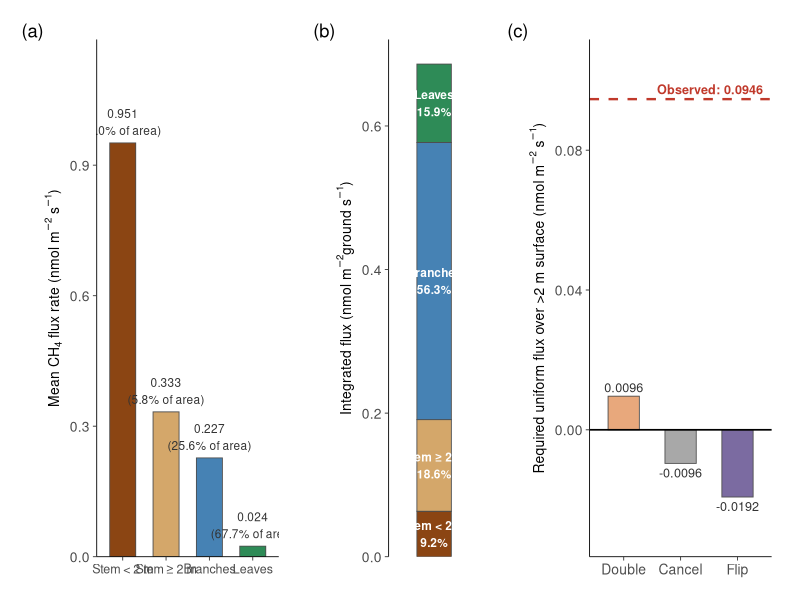
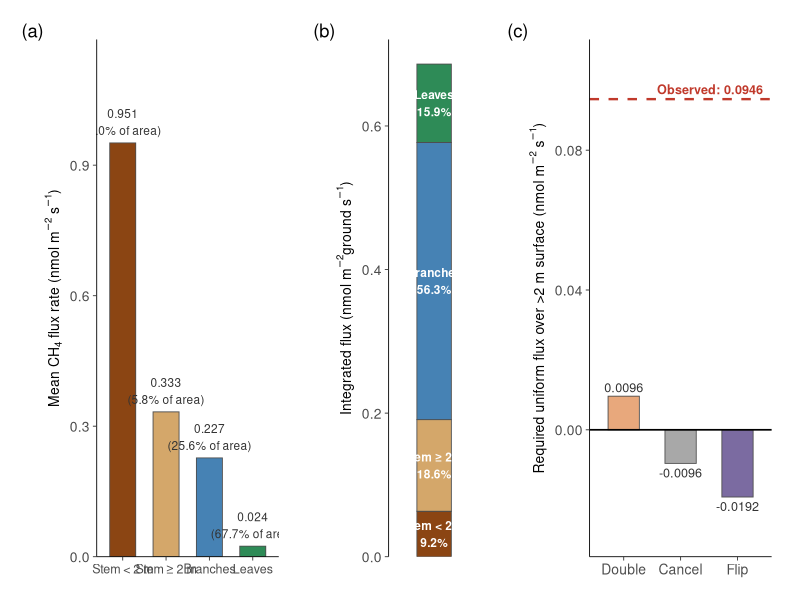

Reproduce these figures in R, in order.
#!/usr/bin/env Rscript
# =============================================================================
# figure_sensitivity_breakeven.R
#
# Sensitivity analysis: stand-level CH₄ budget with vertical truncation at 2 m.
#
# All areas are expressed per m² ground area using Whittaker & Woodwell (1967)
# surface area indices for a temperate deciduous forest:
#   stem bark   = 0.45 m² / m² ground
#   branch bark = 1.70 m² / m² ground
#   LAI         = 4.5  m² / m² ground
#
# The cone taper model (26 m tree, 40 cm DBH) is used ONLY to partition the
# 0.45 m² of stem bark into below-2m vs above-2m fractions. Branches and
# leaves are entirely above 2 m.
#
# Part 1 — STAND-LEVEL BUDGET
#   Multiply observed per-tissue CH₄ flux rates by literature surface area
#   indices to get integrated flux per m² ground for each compartment:
#     (a) stem < 2 m
#     (b) stem ≥ 2 m
#     (c) branches
#     (d) leaves
#
# Part 2 — BREAK-EVEN THRESHOLDS
#   What uniform average flux rate across ALL >2 m surfaces would be needed to:
#     DOUBLE  — double the <2 m integrated emission
#     CANCEL  — exactly offset the <2 m emission (net = 0)
#     FLIP    — make the stand a net sink equal in magnitude to <2 m source
#
# Output: figure_sensitivity_breakeven.pdf/.png + tables to console
# =============================================================================

library(ggplot2)
library(dplyr)
library(tidyr)
library(patchwork)

# ═══════════════════════════════════════════════════════════════════════════════
# 1. SURFACE AREA INDICES (per m² ground)
# ═══════════════════════════════════════════════════════════════════════════════

# Whittaker & Woodwell (1967) stand-level indices
stem_bark_index   <- 0.45   # m² stem bark  / m² ground
branch_bark_index <- 1.70   # m² branch bark / m² ground
leaf_area_index   <- 4.5    # m² leaf / m² ground

# ── Cone taper model (only used to split stem into <2m / ≥2m) ───────────────
# Representative canopy tree: 26 m tall, 40 cm DBH
tree_height      <- 26      # m
dbh              <- 0.40    # m
dbh_height       <- 1.37    # m
base_radius      <- dbh / 2
height_above_dbh <- tree_height - dbh_height

radius_at <- function(h) {
  pmax(0, base_radius * (tree_height - h) / height_above_dbh)
}

cone_lateral_area <- function(h1, h2) {
  r1 <- radius_at(h1)
  r2 <- radius_at(h2)
  slant <- sqrt((h2 - h1)^2 + (r1 - r2)^2)
  pi * (r1 + r2) * slant
}

# Fraction of stem bark below 2 m (from cone geometry)
total_cone_area <- cone_lateral_area(0, tree_height)
cone_below_2m   <- cone_lateral_area(0, 2)
frac_stem_lt2   <- cone_below_2m / total_cone_area  # ~0.148

# ── Stand-level areas (m² surface per m² ground) ────────────────────────────
A_stem_lt2  <- stem_bark_index * frac_stem_lt2           # stem below 2 m
A_stem_ge2  <- stem_bark_index * (1 - frac_stem_lt2)     # stem above 2 m
A_branch    <- branch_bark_index                          # all branches (>2 m)
A_leaf      <- leaf_area_index                            # all leaves (>2 m)
A_gt2_total <- A_stem_ge2 + A_branch + A_leaf             # total >2 m surface
A_total     <- A_stem_lt2 + A_gt2_total                   # total tree surface

cat("═══════════════════════════════════════════════════════════════════\n")
cat("Stand-level surface areas (m² surface per m² ground)\n")
cat("  Whittaker & Woodwell (1967); cone split at 2 m\n")
cat("═══════════════════════════════════════════════════════════════════\n")
cat(sprintf("  Stem < 2 m:     %.4f  (%4.1f%% of total)\n",
            A_stem_lt2, 100 * A_stem_lt2 / A_total))
cat(sprintf("  Stem ≥ 2 m:     %.4f  (%4.1f%%)\n",
            A_stem_ge2, 100 * A_stem_ge2 / A_total))
cat(sprintf("  Branch bark:    %.4f  (%4.1f%%)\n",
            A_branch, 100 * A_branch / A_total))
cat(sprintf("  Leaf area:      %.4f  (%4.1f%%)\n",
            A_leaf, 100 * A_leaf / A_total))
cat(sprintf("  Total:          %.4f\n", A_total))
cat(sprintf("  Total > 2 m:    %.4f  (%4.1f%%)\n\n",
            A_gt2_total, 100 * A_gt2_total / A_total))

# ═══════════════════════════════════════════════════════════════════════════════
# 2. EMPIRICAL FLUX DATA (Harvard Forest)
# ═══════════════════════════════════════════════════════════════════════════════

dat <- read.csv(file.path("data processing", "goFlux_reprocessing",
                           "results", "canopy_flux_goFlux_compiled.csv"),
                stringsAsFactors = FALSE)

dat <- dat %>%
  filter(!(Species == "bg" & Tree_Tag == 3)) %>%
  mutate(Component = ifelse(Type == "leaf (shaded)", "leaf", Type)) %>%
  filter(!is.na(CH4_best.flux), !is.na(Height_m))

# Per-tissue flux summaries
stem_lt2_dat  <- dat %>% filter(Component == "stem", Height_m < 2)
stem_ge2_dat  <- dat %>% filter(Component == "stem", Height_m >= 2)
branch_dat    <- dat %>% filter(Component == "branch")
leaf_dat      <- dat %>% filter(Component == "leaf")

F_stem_lt2   <- mean(stem_lt2_dat$CH4_best.flux, na.rm = TRUE)
F_stem_ge2   <- mean(stem_ge2_dat$CH4_best.flux, na.rm = TRUE)
F_branch     <- mean(branch_dat$CH4_best.flux, na.rm = TRUE)
F_leaf       <- mean(leaf_dat$CH4_best.flux, na.rm = TRUE)

cat("═══════════════════════════════════════════════════════════════════\n")
cat("Empirical per-tissue CH₄ flux rates (nmol m⁻² s⁻¹)\n")
cat("═══════════════════════════════════════════════════════════════════\n")
cat(sprintf("  Stem <2 m:   mean = %.4f  median = %.4f  (n = %d)\n",
            F_stem_lt2,
            median(stem_lt2_dat$CH4_best.flux, na.rm = TRUE),
            nrow(stem_lt2_dat)))
cat(sprintf("  Stem ≥2 m:   mean = %.4f  median = %.4f  (n = %d)\n",
            F_stem_ge2,
            median(stem_ge2_dat$CH4_best.flux, na.rm = TRUE),
            nrow(stem_ge2_dat)))
cat(sprintf("  Branch:      mean = %.4f  median = %.4f  (n = %d)\n",
            F_branch,
            median(branch_dat$CH4_best.flux, na.rm = TRUE),
            nrow(branch_dat)))
cat(sprintf("  Leaf:        mean = %.4f  median = %.4f  (n = %d)\n\n",
            F_leaf,
            median(leaf_dat$CH4_best.flux, na.rm = TRUE),
            nrow(leaf_dat)))

# ═══════════════════════════════════════════════════════════════════════════════
# 3. STAND-LEVEL CH₄ BUDGET
#    Flux rate × area index = integrated flux per m² ground
# ═══════════════════════════════════════════════════════════════════════════════

budget <- tibble(
  compartment = c("Stem < 2 m", "Stem ≥ 2 m", "Branches", "Leaves"),
  flux_rate   = c(F_stem_lt2, F_stem_ge2, F_branch, F_leaf),
  area_index  = c(A_stem_lt2, A_stem_ge2, A_branch, A_leaf)
) %>%
  mutate(
    integrated = flux_rate * area_index,              # nmol m⁻² ground s⁻¹
    pct        = 100 * integrated / sum(integrated)   # % of stand total
  )

# >2 m aggregate
gt2_integrated <- sum(budget$integrated[budget$compartment != "Stem < 2 m"])
total_integrated <- sum(budget$integrated)
gt2_pct <- 100 * gt2_integrated / total_integrated

cat("═══════════════════════════════════════════════════════════════════\n")
cat("Stand-level CH₄ budget (flux rate × area index)\n")
cat("  Units: nmol CH₄ per m² ground per second\n")
cat("═══════════════════════════════════════════════════════════════════\n")
cat(sprintf("  %-15s  %12s  %12s  %16s  %8s\n",
            "Compartment", "Flux rate", "Area index", "Integrated", "% total"))
cat(strrep("─", 70), "\n")
for (i in seq_len(nrow(budget))) {
  b <- budget[i, ]
  cat(sprintf("  %-15s  %11.4f   %11.4f    %14.4f   %6.1f%%\n",
              b$compartment, b$flux_rate, b$area_index, b$integrated, b$pct))
}
cat(strrep("─", 70), "\n")
cat(sprintf("  %-15s  %11s   %11.4f    %14.4f   %6.1f%%\n",
            "TOTAL", "", A_total, total_integrated, 100))
cat(sprintf("  %-15s  %11s   %11.4f    %14.4f   %6.1f%%\n\n",
            "All > 2 m", "", A_gt2_total, gt2_integrated, gt2_pct))

# Area-weighted mean flux across all >2 m surfaces
F_gt2_observed <- gt2_integrated / A_gt2_total
cat(sprintf("  Observed area-weighted mean flux >2 m: %.4f nmol m⁻² s⁻¹\n\n",
            F_gt2_observed))

# ═══════════════════════════════════════════════════════════════════════════════
# 4. BREAK-EVEN CALCULATION
#    What uniform flux across all >2 m surface (per m² of that surface)
#    would double / cancel / flip the <2 m emission?
# ═══════════════════════════════════════════════════════════════════════════════

baseline <- budget$integrated[budget$compartment == "Stem < 2 m"]  # nmol/m²ground/s

scenarios <- tibble(
  scenario    = c("Double", "Cancel", "Flip"),
  description = c("Net = 2× basal emission",
                   "Net = 0 (break-even)",
                   "Net = −1× basal (equal sink)"),
  multiplier  = c(2, 0, -1)
) %>%
  mutate(
    net_target     = multiplier * baseline,
    F_gt2_required = (net_target - baseline) / A_gt2_total
  )

cat("═══════════════════════════════════════════════════════════════════\n")
cat("Break-even analysis\n")
cat(sprintf("  Baseline (stem <2 m): %.4f nmol m⁻²ground s⁻¹\n", baseline))
cat(sprintf("  Total >2 m area index: %.4f m²surface / m²ground\n", A_gt2_total))
cat("═══════════════════════════════════════════════════════════════════\n")
cat(sprintf("  %-10s  %-35s  %18s\n",
            "Scenario", "Description", "Required F_gt2"))
cat(strrep("─", 70), "\n")
for (i in seq_len(nrow(scenarios))) {
  s <- scenarios[i, ]
  cat(sprintf("  %-10s  %-35s  %15.4f nmol m⁻² s⁻¹\n",
              s$scenario, s$description, s$F_gt2_required))
}
cat(sprintf("\n  Observed area-weighted >2 m flux:   %.4f nmol m⁻² s⁻¹\n",
            F_gt2_observed))
cat(sprintf("  Ratio observed / cancel threshold:  %.1f×\n\n",
            abs(F_gt2_observed / scenarios$F_gt2_required[scenarios$scenario == "Cancel"])))

# ═══════════════════════════════════════════════════════════════════════════════
# 5. FIGURES
# ═══════════════════════════════════════════════════════════════════════════════

# Compartment colors — consistent across panels
compartment_colors <- c(
  "Stem < 2 m"  = "#8B4513",   # saddle brown
  "Stem ≥ 2 m"  = "#D4A76A",   # light tan
  "Branches"    = "#4682B4",   # steel blue
  "Leaves"      = "#2E8B57"    # sea green
)

# Scenario colors — distinct from compartment colors
scenario_colors <- c(
  "Double" = "#E8A87C",    # peach / apricot
  "Cancel" = "#A8A8A8",    # neutral grey
  "Flip"   = "#7B6BA1"     # muted purple
)

# ── Panel A: Per-tissue flux rates with area annotations ─────────────────────

rate_data <- tibble(
  compartment = factor(c("Stem < 2 m", "Stem ≥ 2 m", "Branches", "Leaves"),
                        levels = c("Stem < 2 m", "Stem ≥ 2 m", "Branches", "Leaves")),
  flux_rate   = c(F_stem_lt2, F_stem_ge2, F_branch, F_leaf),
  area_index  = c(A_stem_lt2, A_stem_ge2, A_branch, A_leaf),
  area_pct    = c(100 * A_stem_lt2 / A_total,
                  100 * A_stem_ge2 / A_total,
                  100 * A_branch / A_total,
                  100 * A_leaf / A_total)
)

p_rates <- ggplot(rate_data, aes(x = compartment, y = flux_rate,
                                  fill = compartment)) +
  geom_col(width = 0.6, color = "grey30", linewidth = 0.3) +
  geom_text(aes(label = sprintf("%.3f\n(%.1f%% of area)", flux_rate, area_pct)),
            vjust = -0.3, size = 3, color = "grey20") +
  scale_fill_manual(values = compartment_colors, guide = "none") +
  scale_y_continuous(expand = expansion(mult = c(0, 0.25))) +
  labs(
    x = NULL,
    y = expression("Mean CH"[4]~"flux rate (nmol m"^{-2}~"s"^{-1}*")")
  ) +
  theme_classic(base_size = 11) +
  theme(
    axis.line  = element_line(linewidth = 0.3),
    axis.ticks = element_line(linewidth = 0.3),
    axis.text  = element_text(size = 10),
    axis.text.x = element_text(size = 9),
    axis.title = element_text(size = 10),
    plot.margin = margin(10, 10, 10, 10)
  )

# ── Panel B: Integrated budget (stacked bar) ─────────────────────────────────

budget_plot <- budget
budget_plot$compartment <- factor(budget_plot$compartment,
  levels = c("Leaves", "Branches", "Stem ≥ 2 m", "Stem < 2 m"))

p_budget <- ggplot(budget_plot, aes(x = 1, y = integrated, fill = compartment)) +
  geom_col(width = 0.5, color = "grey30", linewidth = 0.3) +
  geom_text(aes(label = sprintf("%s\n%.1f%%", compartment, pct)),
            position = position_stack(vjust = 0.5),
            size = 3, color = "white", fontface = "bold") +
  scale_fill_manual(values = compartment_colors, guide = "none") +
  scale_y_continuous(expand = expansion(mult = c(0, 0.05))) +
  labs(
    x = NULL,
    y = expression("Integrated flux (nmol m"^{-2}*"ground s"^{-1}*")")
  ) +
  coord_cartesian(xlim = c(0.4, 1.6)) +
  theme_classic(base_size = 11) +
  theme(
    axis.line.x  = element_blank(),
    axis.ticks.x = element_blank(),
    axis.text.x  = element_blank(),
    axis.line.y  = element_line(linewidth = 0.3),
    axis.ticks.y = element_line(linewidth = 0.3),
    axis.text.y  = element_text(size = 10),
    axis.title   = element_text(size = 10),
    plot.margin  = margin(10, 10, 10, 15)
  )

# ── Panel C: Break-even thresholds vs observed ───────────────────────────────

scenarios$scenario <- factor(scenarios$scenario,
  levels = c("Double", "Cancel", "Flip"))

p_breakeven <- ggplot(scenarios, aes(x = scenario, y = F_gt2_required,
                                      fill = scenario)) +
  geom_col(width = 0.55, color = "grey30", linewidth = 0.3) +
  geom_hline(yintercept = 0, linewidth = 0.6, color = "black") +
  # Observed empirical rate
  geom_hline(yintercept = F_gt2_observed, linewidth = 0.8,
             linetype = "dashed", color = "#C0392B") +
  annotate("text", x = 3.45, y = F_gt2_observed,
           label = sprintf("Observed: %.4f", F_gt2_observed),
           hjust = 1, vjust = -0.5, size = 3.2, color = "#C0392B",
           fontface = "bold") +
  geom_text(aes(label = sprintf("%.4f", F_gt2_required),
                vjust = ifelse(F_gt2_required >= 0, -0.4, 1.4)),
            size = 3.2, color = "grey20") +
  scale_fill_manual(values = scenario_colors, guide = "none") +
  scale_y_continuous(expand = expansion(mult = c(0.15, 0.15))) +
  labs(
    x = NULL,
    y = expression("Required uniform flux over >2 m surface (nmol m"^{-2}~"s"^{-1}*")")
  ) +
  theme_classic(base_size = 11) +
  theme(
    axis.line  = element_line(linewidth = 0.3),
    axis.ticks = element_line(linewidth = 0.3),
    axis.text  = element_text(size = 10),
    axis.title = element_text(size = 10),
    plot.margin = margin(10, 15, 10, 10)
  )

# ── Combine ──────────────────────────────────────────────────────────────────

combined <- (p_rates | p_budget | p_breakeven) +
  plot_layout(widths = c(2, 1, 2)) +
  plot_annotation(
    tag_levels = "a",
    tag_prefix = "(", tag_suffix = ")",
    theme = theme(plot.tag = element_text(size = 12, face = "bold"))
  )

# ═══════════════════════════════════════════════════════════════════════════════
# 6. SAVE
# ═══════════════════════════════════════════════════════════════════════════════

base_dir <- "/Users/jongewirtzman/My Drive/Research/whole_tree_flux"
out_dir  <- file.path(base_dir, "figures")
if (!dir.exists(out_dir)) dir.create(out_dir, recursive = TRUE)

ggsave(file.path(out_dir, "figure_sensitivity_breakeven.pdf"), combined,
       width = 12, height = 5.5, units = "in")
ggsave(file.path(out_dir, "figure_sensitivity_breakeven.png"), combined,
       width = 12, height = 5.5, units = "in", dpi = 300)

cat("Saved: figure_sensitivity_breakeven.pdf/.png\n")
